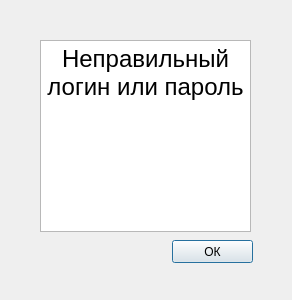
<?xml version="1.0" encoding="UTF-8"?>
<ui version="4.0">
 <class>ncrct</class>
 <widget class="QDialog" name="ncrct">
  <property name="geometry">
   <rect>
    <x>0</x>
    <y>0</y>
    <width>292</width>
    <height>300</height>
   </rect>
  </property>
  <property name="windowTitle">
   <string>Dialog</string>
  </property>
  <widget class="QTextBrowser" name="textBrowser">
   <property name="geometry">
    <rect>
     <x>40</x>
     <y>40</y>
     <width>211</width>
     <height>192</height>
    </rect>
   </property>
   <property name="html">
    <string>&lt;!DOCTYPE HTML PUBLIC &quot;-//W3C//DTD HTML 4.0//EN&quot; &quot;http://www.w3.org/TR/REC-html40/strict.dtd&quot;&gt;
&lt;html&gt;&lt;head&gt;&lt;meta name=&quot;qrichtext&quot; content=&quot;1&quot; /&gt;&lt;meta charset=&quot;utf-8&quot; /&gt;&lt;style type=&quot;text/css&quot;&gt;
p, li { white-space: pre-wrap; }
hr { height: 1px; border-width: 0; }
li.unchecked::marker { content: &quot;\2610&quot;; }
li.checked::marker { content: &quot;\2612&quot;; }
&lt;/style&gt;&lt;/head&gt;&lt;body style=&quot; font-family:'Sans Serif'; font-size:9pt; font-weight:400; font-style:normal;&quot;&gt;
&lt;p align=&quot;center&quot; style=&quot; margin-top:0px; margin-bottom:0px; margin-left:0px; margin-right:0px; -qt-block-indent:0; text-indent:0px;&quot;&gt;&lt;span style=&quot; font-size:18pt;&quot;&gt;Неправильный логин или пароль&lt;/span&gt;&lt;/p&gt;&lt;/body&gt;&lt;/html&gt;</string>
   </property>
  </widget>
  <widget class="QPushButton" name="pushButton">
   <property name="geometry">
    <rect>
     <x>172</x>
     <y>240</y>
     <width>81</width>
     <height>23</height>
    </rect>
   </property>
   <property name="text">
    <string>ОК</string>
   </property>
  </widget>
 </widget>
 <resources/>
 <connections/>
</ui>
